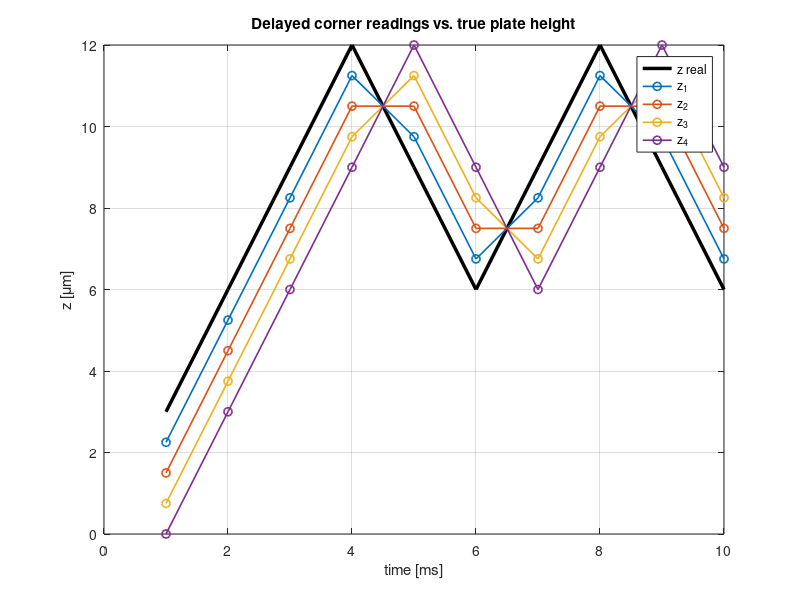
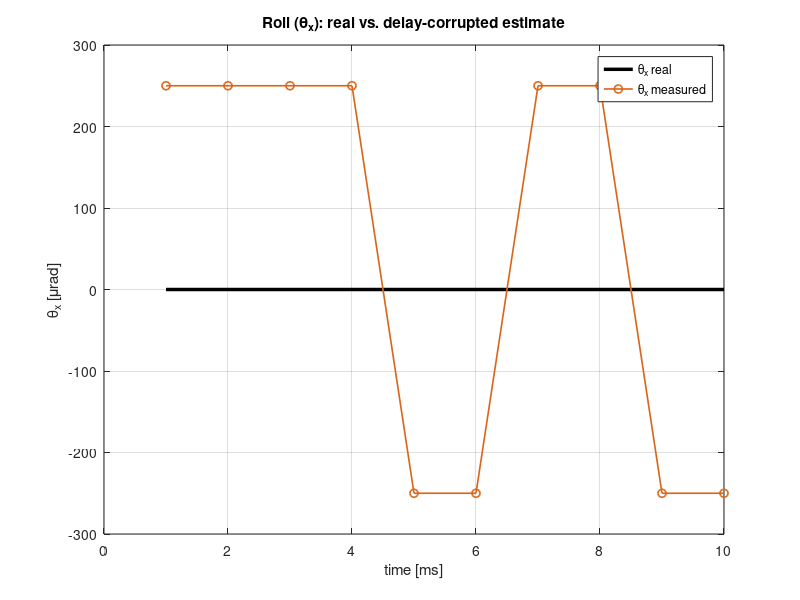

These figures' MATLAB source, in order: (Note: this script raises an error after producing the figures.)
%% delayEffectAnimation.m
% Presentation demo: shows what a sequential (multiplexed), per-channel
% sensor delay does to a rigid plate's reconstructed height/tilt, even
% when the plate itself only ever translates straight up (no real tilt).
%
% Setup: a 6x6 mm plate heaves at a constant rate (30 um / 10 ms) through
% a zigzag: up 4 ms, down 2 ms, up 2 ms, down 2 ms (0 -> 12 -> 6 -> 12 ->
% 6 um). Its true height is sensed at 4 corners, but the 4 channels are
% read one at a time off a multiplexed ADC rather than simultaneously:
% corner i's reading lags the nominal sample time by i*250us (corner 1
% read first/freshest, corner 4 last/stalest -- reorder chOrderDelay
% below if your hardware scans corners in a different sequence). The
% plate pose is then reconstructed every 1 ms from those 4 (differently
% stale) readings using the simple rigid-plate estimator
%   z    = (z1+z2+z3+z4)/4
%   roll = (z1+z2-z3-z4)/(2W)
%   pitch= (z2+z3-z1-z4)/(2L)
% Because the 4 corners are sampled at 4 different true times during
% translation, this estimator reports a spurious roll/pitch on top of a
% lagged z -- an artifact of the delay, not a real deformation.
%
% Saves two videos next to this script: the true (undelayed, flat)
% motion, and the delay-corrupted reconstruction (with the true height
% overlaid as a faint reference for comparison).

clear; clc; close all;

%% Parameters
L = 6e-3;  W = 6e-3;           % [m] plate footprint (x length, y width)
zMin = 0;  zMax = 30e-6;       % [m] heave travel range, bottom to top
chDelay = 250e-6;              % [s] per-channel sequential read delay

% Motion profile: a zigzag built from up/down phases, all moving at the
% same rate (zMax-zMin)/sum(segDur) -- so shorter phases cover less of
% the range rather than moving faster. segDir(i)=+1 is "up", -1 is "down".
segDur = [4, 2, 2, 2] * 1e-3;    % [s] phase durations
segDir = [+1, -1, +1, -1];       % up/down per phase
Ttotal = sum(segDur);            % [s] total motion duration

frameDt = 1e-3;                 % [s] time between plotted/animated frames
nFrames = 10;
frameTimes = (1:nFrames) * frameDt;   % 1..10 ms -> last frame is at the top

tiltExaggeration = 1;   % visual multiplier on roll/pitch in the rendered
                         % patch; 1 = physically accurate (the delay-
                         % induced tilt here is already a few um across
                         % the plate, so no exaggeration is needed to see
                         % it -- raise this if you shrink chDelay/Ttotal
                         % and the effect gets too small to read).
fps = 2;                 % slow, presentation-paced playback (not real-time)

scriptDir = fileparts(mfilename('fullpath'));
trueVideoFile  = fullfile(scriptDir, 'delayEffect_truePlate.mp4');
reconVideoFile = fullfile(scriptDir, 'delayEffect_reconstructedPlate.mp4');

%% True trajectory: rigid, flat plate; height is a piecewise-linear
% zigzag built from segDur/segDir at a constant rate
rate = (zMax - zMin) / Ttotal;   % [m/s] same speed for every phase
tBreaks = [0, cumsum(segDur)];
zBreaks = zMin + [0, cumsum(segDir .* segDur * rate)];
zTraj = @(t) interp1(tBreaks, zBreaks, min(max(t, 0), Ttotal), 'linear');

%% Corner layout (goes counter-clockwise: front-right, front-left,
% back-left, back-right). This order is what makes the roll/pitch
% formulas above come out simple -- see the algebra in the estimator
% loop below if you reorder the corners.
Lh = L/2; Wh = W/2;
cx = [ Lh; -Lh; -Lh;  Lh];
cy = [ Wh;  Wh; -Wh; -Wh];

chOrderDelay = (1:4)' * chDelay;   % corner i's read lags by i*chDelay

%% Sample the true trajectory once per corner per frame, then run the
% simple rigid-plate estimator on the 4 (staggered-in-time) readings
zTrueFrame = zeros(1, nFrames);
zMeasAll   = zeros(4, nFrames);
z0Est      = zeros(1, nFrames);
rollEst    = zeros(1, nFrames);
pitchEst   = zeros(1, nFrames);

for k = 1:nFrames
    tk = frameTimes(k);
    zTrueFrame(k) = zTraj(tk);

    zMeas = zTraj(tk - chOrderDelay);   % 4x1, one delayed sample per corner
    zMeasAll(:, k) = zMeas;

    z0Est(k)    = mean(zMeas);
    rollEst(k)  = (zMeas(1) + zMeas(2) - zMeas(3) - zMeas(4)) / (2*W);
    pitchEst(k) = (zMeas(2) + zMeas(3) - zMeas(1) - zMeas(4)) / (2*L);
end

fprintf('Frame   t[ms]   z_true[um]  z_est[um]  err[nm]   roll[urad]  pitch[urad]\n');
for k = 1:nFrames
    fprintf('%5d  %6.1f  %10.3f  %9.3f  %7.1f  %11.3f  %11.3f\n', ...
        k, frameTimes(k)*1e3, zTrueFrame(k)*1e6, z0Est(k)*1e6, ...
        (z0Est(k) - zTrueFrame(k))*1e9, rollEst(k)*1e6, pitchEst(k)*1e6);
end

%% Figure: the 4 delayed corner readings vs. the true (undelayed) height
figCorners = figure('Color', 'w', 'Name', 'Corner readings vs. true z');
cornerColors = lines(4);
hold on; grid on; box on;
plot(frameTimes*1e3, zTrueFrame*1e6, 'k-', 'LineWidth', 2.5, 'DisplayName', 'z real');
cornerLabels = {'z_1', 'z_2', 'z_3', 'z_4'};
for i = 1:4
    plot(frameTimes*1e3, zMeasAll(i,:)*1e6, '-o', 'Color', cornerColors(i,:), ...
        'LineWidth', 1.2, 'DisplayName', cornerLabels{i});
end
xlim([0 10]); xlabel('time [ms]'); ylabel('z [\mum]');
title('Delayed corner readings vs. true plate height');
legend('Location', 'best');
exportgraphics(figCorners, fullfile(scriptDir, 'delayEffect_cornerHeights.png'));

%% Figure: roll (theta_x) -- real (always 0, the plate never tilts) vs.
% the estimator's delay-corrupted measurement
figRoll = figure('Color', 'w', 'Name', 'theta_x real vs. measured');
hold on; grid on; box on;
plot(frameTimes*1e3, zeros(1, nFrames), 'k-', 'LineWidth', 2.5, 'DisplayName', '\theta_x real');
plot(frameTimes*1e3, rollEst*1e6, '-o', 'Color', [0.85 0.4 0.1], ...
    'LineWidth', 1.2, 'DisplayName', '\theta_x measured');
xlim([0 10]); xlabel('time [ms]'); ylabel('\theta_x [\murad]');
title('Roll (\theta_x): real vs. delay-corrupted estimate');
legend('Location', 'best');
exportgraphics(figRoll, fullfile(scriptDir, 'delayEffect_rollComparison.png'));

%% Shared z-axis range for both videos, with margin for the (possibly
% exaggerated) tilt so the patch never clips the axes
tiltMargin = tiltExaggeration * max([abs(rollEst)*Wh, abs(pitchEst)*Lh]);
zAxisRange = [zMin, zMax + tiltMargin] * 1e6;   % [um]
pad = 0.05 * (zAxisRange(2) - zAxisRange(1));
zAxisRange = zAxisRange + [-pad, pad];

%% Animation 1: true plate motion (flat, no tilt, no delay)
renderPlateVideo(trueVideoFile, fps, cx, cy, zAxisRange, frameTimes, ...
    zTrueFrame, zeros(1,nFrames), zeros(1,nFrames), 1, [], ...
    'True plate motion (no sensor delay)');

%% Animation 2: reconstructed plate from the sequentially-delayed reads
renderPlateVideo(reconVideoFile, fps, cx, cy, zAxisRange, frameTimes, ...
    z0Est, rollEst, pitchEst, tiltExaggeration, zTrueFrame, ...
    sprintf('Reconstructed plate (%.0f us/channel delay)', chDelay*1e6));


function renderPlateVideo(videoFile, fps, cx, cy, zAxisRangeUm, frameTimes, ...
    z0Arr, rollArr, pitchArr, tiltExaggeration, zRefArr, titleStr)
%RENDERPLATEVIDEO Draws + saves an N-frame video of a flat/tilted plate
% reconstructed from [z0, roll, pitch] at each frame. zRefArr (optional,
% pass [] to skip) overlays a faint flat reference patch at the true
% height, for a visual before/after comparison.

nFrames = numel(frameTimes);
faces = [1 2 3 4];

fig = figure('Color', 'w', 'Name', titleStr);
ax = axes(fig); hold(ax, 'on'); grid(ax, 'on'); view(ax, 35, 20);
xlabel(ax, 'x [mm]'); ylabel(ax, 'y [mm]'); zlabel(ax, 'z [\mum]');
xlim(ax, [-1 1] * max(abs(cx)) * 1.3e3);
ylim(ax, [-1 1] * max(abs(cy)) * 1.3e3);
zlim(ax, zAxisRangeUm);   % z not to physical scale vs. x/y (30 um travel on a 6 mm plate)

if ~isempty(zRefArr)
    hRef = patch(ax, 'Faces', faces, 'Vertices', zeros(4,3), ...
        'FaceColor', [0.6 0.6 0.6], 'FaceAlpha', 0.3, 'EdgeColor', 'none');
end
hPlate = patch(ax, 'Faces', faces, 'Vertices', zeros(4,3), ...
    'FaceColor', [0.85 0.4 0.1], 'FaceAlpha', 0.85, 'EdgeColor', 'k', 'LineWidth', 1.2);
if ~isempty(zRefArr)
    legend(ax, [hPlate hRef], {'reconstructed', 'true (no delay)'}, 'Location', 'northoutside');
end
titleH = title(ax, '');

vw = VideoWriter(videoFile, 'MPEG-4');
vw.FrameRate = fps;
open(vw);

for k = 1:nFrames
    zDraw = z0Arr(k) + tiltExaggeration * (rollArr(k)*cy - pitchArr(k)*cx);   % 4x1 [m]
    hPlate.Vertices = [cx*1e3, cy*1e3, zDraw*1e6];

    if ~isempty(zRefArr)
        hRef.Vertices = [cx*1e3, cy*1e3, repmat(zRefArr(k)*1e6, 4, 1)];
    end

    titleH.String = sprintf('%s\nt = %.1f ms', titleStr, frameTimes(k)*1e3);

    drawnow;
    writeVideo(vw, getframe(fig));
end

close(vw);
fprintf('Saved %s\n', videoFile);

end
